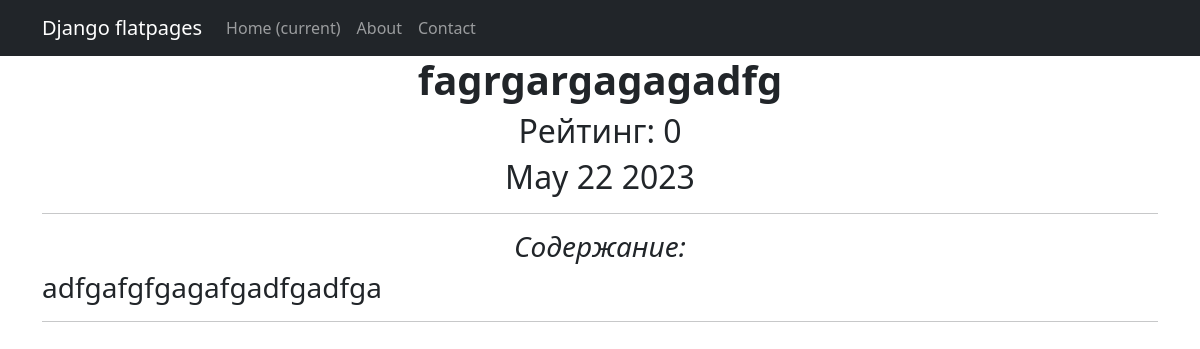
Screenshot of /news/1 with the database file from the repository.
### NewsPortal/models.py (models this page shows, shortened)
class Post(models.Model):
    author = models.ForeignKey(Author, on_delete=models.CASCADE)
    type = models.CharField(max_length=7, choices=TYPE, default=news)
    time_in = models.DateTimeField(auto_now_add=True)
    categories = models.ManyToManyField(Category, through='PostCategory')
    title = models.CharField(max_length=255)
    text = models.TextField()
    rating = models.IntegerField(default=0)

### NewsPortal/views.py (the view)
# urls.py: path('<int:pk>', PostDetail.as_view(), name='post_detail'),
class PostDetail(DetailView):
    model = Post
    template_name = 'some_news.html'
    context_object_name = 'some_news'

### NewsPortal/templatetags/custom_filters.py (called while the page is built)
@register.filter()
def censor(value):
    for word in censored_word:
        if word.lower() in value.lower():
            value = value.replace(word[1:], '*' * len(word))
    return value

### templates/some_news.html (shortened to what this page needs)
{% extends 'flatpages/default.html' %}
{% load custom_filters %}
{% block content %}
<h1><b> {{ some_news.title}} </b></h1>
<h2> Рейтинг: {{some_news.rating}} </h2>
<h2> {{ some_news.time_in|date:'M d Y' }}</h2>
<hr>
<h3><em> Содержание: </em></h3>
<h3><p align="left"> {{ some_news.text|censor }} </p></h3>
<hr>
{% endblock content %}

### rows the page displays
Post: title "fagrgargagagadfg", rating "0", time_in "May 22 2023", text|censor "adfgafgfgagafgadfgadfga"
